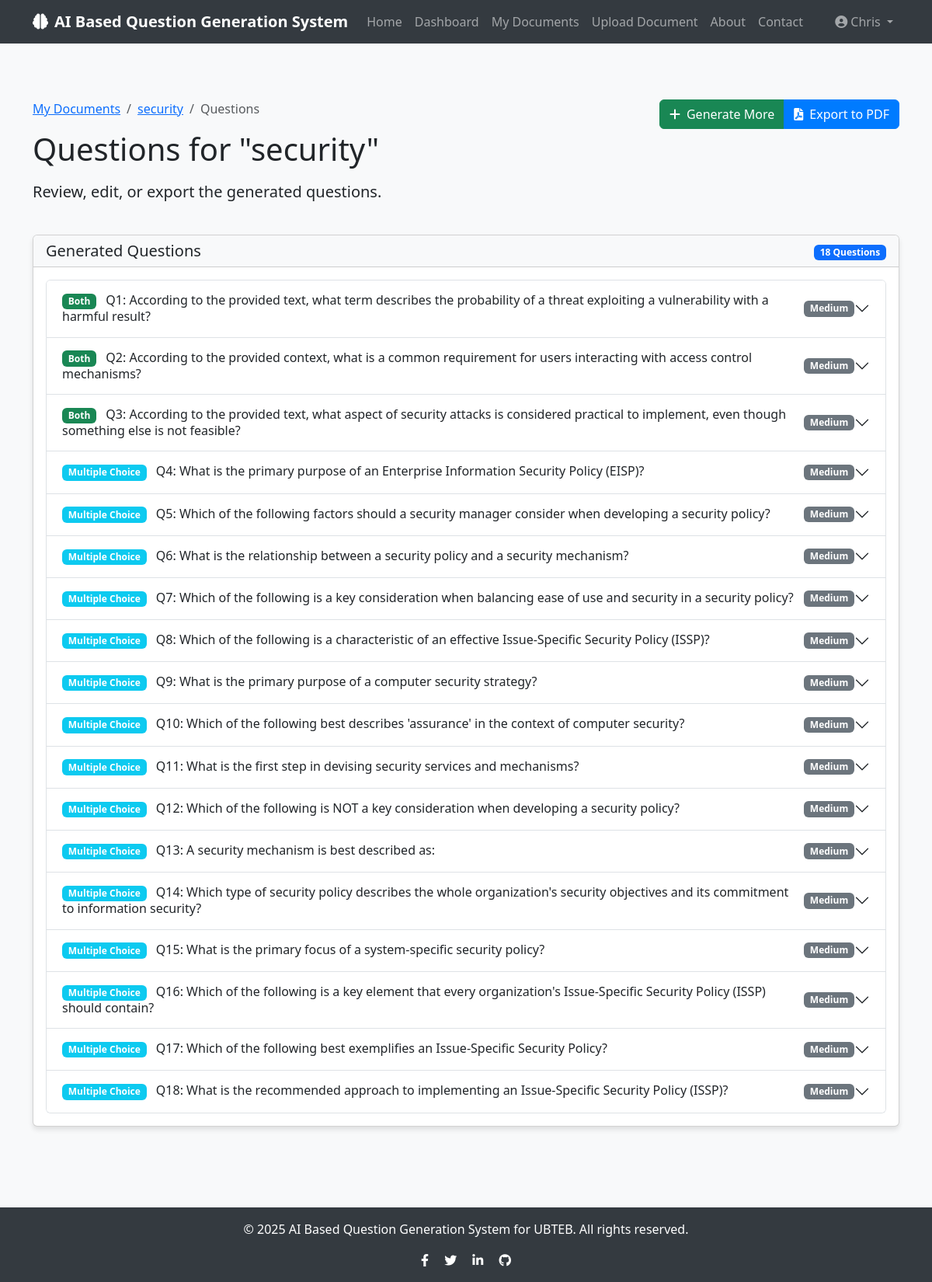
The app's page /documents/1/questions (signed in) with its own data.
### app/models/user.py (models this page shows, shortened)
class User(db.Model, UserMixin):
    __tablename__ = 'users'
    id = db.Column(db.Integer, primary_key=True)
    username = db.Column(db.String(50), unique=True, nullable=False)
    email = db.Column(db.String(120), unique=True, nullable=False)
    password = db.Column(db.String(60), nullable=False)
    created_at = db.Column(db.DateTime, default=datetime.utcnow)
    documents = db.relationship('Document', backref='author', lazy=True,
                               foreign_keys='Document.user_id', cascade="all, delete-orphan")
    questions = db.relationship('Question', backref='author', lazy=True, cascade="all, delete-orphan")
    courses = db.relationship('Course', backref='user', lazy=True, cascade="all, delete-orphan")
    chats = db.relationship('Chat', backref='user', lazy=True, cascade="all, delete-orphan")

### app/models/document.py (models this page shows, shortened)
class Document(db.Model):
    __tablename__ = 'documents'  # Make sure this is plural
    id = db.Column(db.Integer, primary_key=True)
    title = db.Column(db.String(100), nullable=False)
    filename = db.Column(db.String(100), nullable=False)
    file_path = db.Column(db.String(255), nullable=False)
    content = db.Column(db.Text, nullable=False)
    document_type = db.Column(db.String(20), nullable=False, default='note')  # 'note' or 'paper'
    created_at = db.Column(db.DateTime, default=datetime.utcnow)
    updated_at = db.Column(db.DateTime, default=datetime.utcnow, onupdate=datetime.utcnow)
    user_id = db.Column(db.Integer, db.ForeignKey('users.id'), nullable=False)
    course_id = db.Column(db.Integer, db.ForeignKey('courses.id'), nullable=True)

### app/models/question.py (models this page shows, shortened)
class Question(db.Model):
    id = db.Column(db.Integer, primary_key=True)
    content = db.Column(db.Text, nullable=False)
    answer = db.Column(db.Text, nullable=False)
    options = db.Column(db.JSON, nullable=True)  # For multiple choice questions
    question_type = db.Column(db.String(20), nullable=False)  # 'multiple_choice' or 'structured'
    difficulty = db.Column(db.String(20), nullable=False)  # 'easy', 'medium', 'hard'
    created_at = db.Column(db.DateTime, default=datetime.utcnow)
    document_id = db.Column(db.Integer, db.ForeignKey('documents.id'), nullable=False)
    user_id = db.Column(db.Integer, db.ForeignKey('users.id'), nullable=False)

### app/routes/questions.py (the view)
@questions.route('/documents/<int:document_id>/questions')
@login_required
def view_questions(document_id):
    document = Document.query.get_or_404(document_id)
    if document.user_id != current_user.id:
        flash('You do not have permission to view questions for this document.', 'danger')
        return redirect(url_for('questions.list_documents'))
    questions = Question.query.filter_by(document_id=document.id).all()
    return render_template('questions/view_questions.html', document=document, questions=questions)

### app/models/user.py (called while the page is built)
@login_manager.user_loader
def load_user(user_id):
    return User.query.get(int(user_id))

### app/templates/questions/view_questions.html (shortened to what this page needs)
{% extends "base.html" %}
{% block content %}
<div class="container py-5">
    <div class="row mb-4">
        <div class="col-md-8">
            <nav aria-label="breadcrumb">
                <ol class="breadcrumb">
                    <li class="breadcrumb-item"><a href="{{ url_for('questions.list_documents') }}">My Documents</a></li>
                    <li class="breadcrumb-item"><a href="{{ url_for('questions.view_document', document_id=document.id) }}">{{ document.title }}</a></li>
                    <li class="breadcrumb-item active" aria-current="page">Questions</li>
                </ol>
            </nav>
            <h1 class="mb-3">Questions for "{{ document.title }}"</h1>
            <p class="lead">Review, edit, or export the generated questions.</p>
        </div>
        <div class="col-md-4 text-end">
            <div class="btn-group" role="group">
                <a href="{{ url_for('questions.generate_questions_form', document_id=document.id) }}" class="btn btn-success">
                    <i class="fas fa-plus me-2"></i>Generate More
                </a>
                <a href="{{ url_for('questions.export_questions', document_id=document.id) }}" class="btn btn-primary">
                    <i class="fas fa-file-pdf me-2"></i>Export to PDF
                </a>
            </div>
        </div>
    </div>
    {% if questions %}
        <div class="row mb-4">
            <div class="col-md-12">
                <div class="card">
                    <div class="card-header bg-light">
                        <div class="row align-items-center">
                            <div class="col">
                                <h5 class="mb-0">Generated Questions</h5>
                            </div>
                            <div class="col-auto">
                                <span class="badge bg-primary">{{ questions|length }} Questions</span>
                            </div>
                        </div>
                    </div>
                    <div class="card-body">
                        <div class="accordion" id="questionsAccordion">
                            {% for question in questions %}
                                <div class="accordion-item">
                                    <h2 class="accordion-header" id="heading{{ question.id }}">
                                        <button class="accordion-button collapsed" type="button" data-bs-toggle="collapse" data-bs-target="#collapse{{ question.id }}" aria-expanded="false" aria-controls="collapse{{ question.id }}">
                                            <div class="d-flex w-100 justify-content-between align-items-center">
                                                <span>
                                                    <span class="badge {% if question.question_type == 'multiple_choice' %}bg-info{% else %}bg-success{% endif %} me-2">
                                                        {{ question.question_type|replace('_', ' ')|title }}
                                                    </span>
                                                    Q{{ loop.index }}: {{ question.content }}
                                                </span>
                                                <span class="badge bg-secondary ms-2">{{ question.difficulty|title }}</span>
                                            </div>
                                        </button>
                                    </h2>
                                </div>
                            {% endfor %}
                        </div>
                    </div>
                </div>
            </div>
        </div>
    {% endif %}
</div>
{% endblock %}

### app/templates/base.html (shortened to what this page needs)
<!DOCTYPE html>
<html lang="en">
<head>
    <link href="https://cdn.jsdelivr.net/npm/bootstrap@5.3.0/dist/css/bootstrap.min.css" rel="stylesheet">
    <link rel="stylesheet" href="https://cdnjs.cloudflare.com/ajax/libs/font-awesome/6.0.0/css/all.min.css">
</head>
<body>
    <nav class="navbar navbar-expand-lg navbar-dark mb-4">
        <div class="container">
            <a class="navbar-brand" href="{{ url_for('main.index') }}">
                <i class="fas fa-brain me-2"></i>AI Based Question Generation System
            </a>
            <div class="collapse navbar-collapse" id="navbarNav">
                <ul class="navbar-nav me-auto">
                    <li class="nav-item">
                        <a class="nav-link" href="{{ url_for('main.index') }}">Home</a>
                    </li>
                    {% if current_user.is_authenticated %}
                    <li class="nav-item">
                        <a class="nav-link" href="{{ url_for('main.dashboard') }}">Dashboard</a>
                    </li>
                    <li class="nav-item">
                        <a class="nav-link" href="{{ url_for('questions.list_documents') }}">My Documents</a>
                    </li>
                    <li class="nav-item">
                        <a class="nav-link" href="{{ url_for('questions.upload_document') }}">Upload Document</a>
                    </li>
                    {% endif %}
                    <li class="nav-item">
                        <a class="nav-link" href="{{ url_for('main.about') }}">About</a>
                    </li>
                    <li class="nav-item">
                        <a class="nav-link" href="{{ url_for('main.contact') }}">Contact</a>
                    </li>
                </ul>
                <ul class="navbar-nav">
                    {% if current_user.is_authenticated %}
                    <li class="nav-item dropdown">
                        <a class="nav-link dropdown-toggle" href="#" id="navbarDropdown" role="button" data-bs-toggle="dropdown" aria-expanded="false">
                            <i class="fas fa-user-circle me-1"></i>{{ current_user.username }}
                        </a>
                    </li>
                    {% endif %}
                </ul>
            </div>
        </div>
    </nav>
    <div class="content">
        {% block content %}{% endblock %}
    </div>
    <footer class="footer text-center">
        <div class="container">
            <div class="row">
                <div class="col-md-12">
                    <p>&copy; 2025 AI Based Question Generation System for UBTEB. All rights reserved.</p>
                    <div class="social-icons">
                        <a href="#" class="text-white me-3"><i class="fab fa-facebook-f"></i></a>
                        <a href="#" class="text-white me-3"><i class="fab fa-twitter"></i></a>
                        <a href="#" class="text-white me-3"><i class="fab fa-linkedin-in"></i></a>
                        <a href="#" class="text-white"><i class="fab fa-github"></i></a>
                    </div>
                </div>
            </div>
        </div>
    </footer>
</body>
</html>

### app/templates/base.html (style rules this page uses)
body { min-height: 100vh; display: flex; flex-direction: column; background-color: #f8f9fa; }
.content { flex: 1; }
.navbar { background-color: #343a40; }
.navbar-brand { font-weight: bold; color: #ffffff; }
.footer { background-color: #343a40; color: #ffffff; padding: 1rem 0; margin-top: 2rem; }
.card { box-shadow: 0 4px 6px rgba(0, 0, 0, 0.1); transition: all 0.3s ease; }
.btn-primary { background-color: #007bff; border-color: #007bff; }

### records on screen
User: username "Chris"
Document: title "security"
Question: question_type "Both", content "According to the provided text, what term describes the probability of a threat exploiting a vulnerability with a harmful result?", difficulty "Medium"
Question: question_type "Both", content "According to the provided context, what is a common requirement for users interacting with access control mechanisms?", difficulty "Medium"
Question: question_type "Both", content "According to the provided text, what aspect of security attacks is considered practical to implement, even though something else is not feasible?", difficulty "Medium"
Question: question_type "Multiple Choice", content "What is the primary purpose of an Enterprise Information Security Policy (EISP)?", difficulty "Medium"
Question: question_type "Multiple Choice", content "Which of the following factors should a security manager consider when developing a security policy?", difficulty "Medium"
Question: question_type "Multiple Choice", content "What is the relationship between a security policy and a security mechanism?", difficulty "Medium"
Question: question_type "Multiple Choice", content "Which of the following is a key consideration when balancing ease of use and security in a security policy?", difficulty "Medium"
Question: question_type "Multiple Choice", content "Which of the following is a characteristic of an effective Issue-Specific Security Policy (ISSP)?", difficulty "Medium"
Question: question_type "Multiple Choice", content "What is the primary purpose of a computer security strategy?", difficulty "Medium"
Question: question_type "Multiple Choice", content "Which of the following best describes 'assurance' in the context of computer security?", difficulty "Medium"
Question: question_type "Multiple Choice", content "What is the first step in devising security services and mechanisms?", difficulty "Medium"
Question: question_type "Multiple Choice", content "Which of the following is NOT a key consideration when developing a security policy?", difficulty "Medium"
Question: question_type "Multiple Choice", content "A security mechanism is best described as:", difficulty "Medium"
Question: question_type "Multiple Choice", content "Which type of security policy describes the whole organization's security objectives and its commitment to information security?", difficulty "Medium"
Question: question_type "Multiple Choice", content "What is the primary focus of a system-specific security policy?", difficulty "Medium"
Question: question_type "Multiple Choice", content "Which of the following is a key element that every organization's Issue-Specific Security Policy (ISSP) should contain?", difficulty "Medium"
Question: question_type "Multiple Choice", content "Which of the following best exemplifies an Issue-Specific Security Policy?", difficulty "Medium"
Question: question_type "Multiple Choice", content "What is the recommended approach to implementing an Issue-Specific Security Policy (ISSP)?", difficulty "Medium"

### other values on screen
{{ questions|length }} "18"
